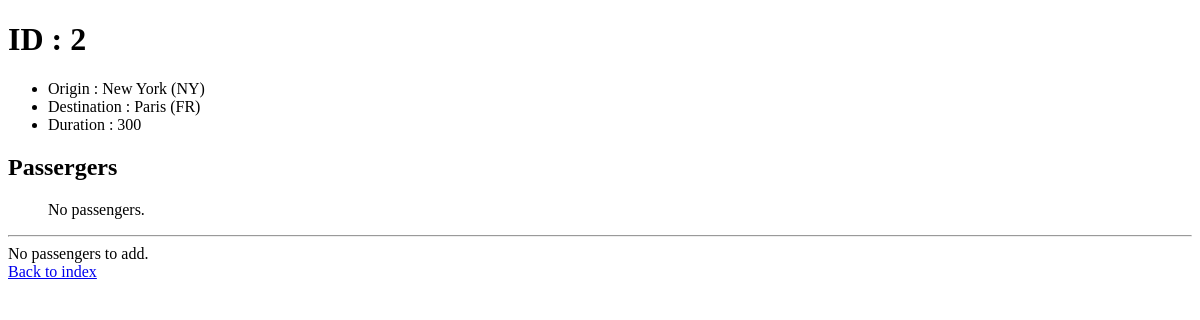
Page /2 on the earlier database version.
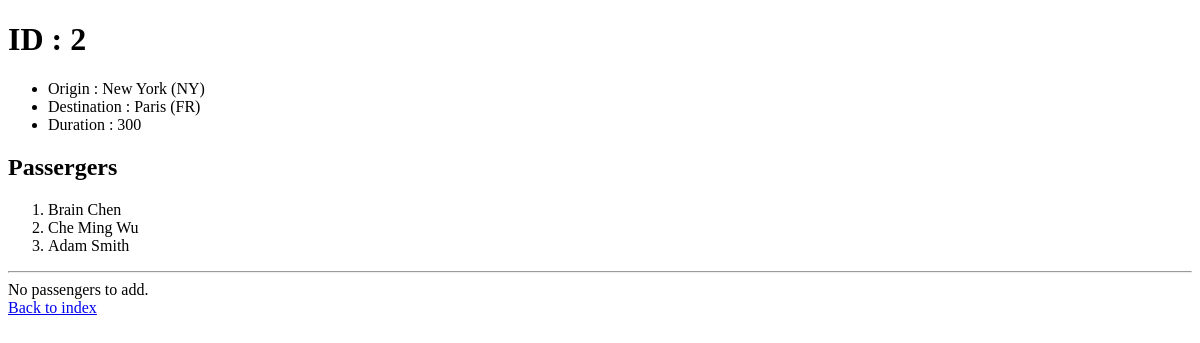
Same page on the later database version.
### flights/models.py (models this page shows)
class Passenger(models.Model):
    First = models.CharField(max_length=64)
    Last  = models.CharField(max_length=64)
    flights = models.ManyToManyField(Flight, blank=True ,related_name="passengers")
    def __str__(self):
        return f"{self.First} {self.Last}"

### flights/views.py (the view)
# urls.py: path("<int:flight_id>",views.flight,name="flight"),
def flight(request,flight_id):
    try:
        flight = Flight.objects.get(pk=flight_id)
    except Flight.DoesNotExist:
        raise Http404("Flight does not exist.")
    context2 = {
        "flight" : flight,
        "passengers" : flight.passengers.all(),
        "non_passengers": Passenger.objects.exclude(flights = flight).all()
    }
    return render(request,"flights/flight.html",context2)

### flights/models.py (called while the page is built)
    def __str__(self):
        return f"{self.city} ({self.code})"

### flights/templates/flights/flight.html (shortened to what this page needs)
{% extends 'flights/base.html' %}
{% block body %}
    <h1>
        ID : {{flight.id}}
    </h1>
    <ul>
        <li>Origin : {{flight.origin}}</li>
        <li>Destination : {{flight.destination}}</li>
        <li>Duration : {{flight.duration}}</li>
    </ul>
    <h2>Passergers</h2>
    <ol>
        {% for passenger in passengers %}
            <li>{{passenger}}</li>
        {% empty %}
            <a>No passengers.</a>
        {% endfor %}
    </ol>
    <hr>
    {% if non_passengers %}
    <form action="{% url 'book' flight.id %}" method="POST">
        {% csrf_token %}
        <select name="passenger">
            {% for passenger in non_passengers %}
                <option value={{passenger.id}}>{{passenger}}</option>
            {% endfor %}
        </select>
        <input type="submit" value="Book Flight">
    </form>
    {% else %}
        <div>No passengers to add.</div>
    {% endif %}
    <a href="{% url 'index' %}">Back to index</a>
{% endblock %}

Differences in the rows shown:
added Passenger: First+Last "Brain Chen"
added Passenger: First+Last "Che Ming Wu"
added Passenger: First+Last "Adam Smith"
Other differences:
text no longer shown: "No passengers."
